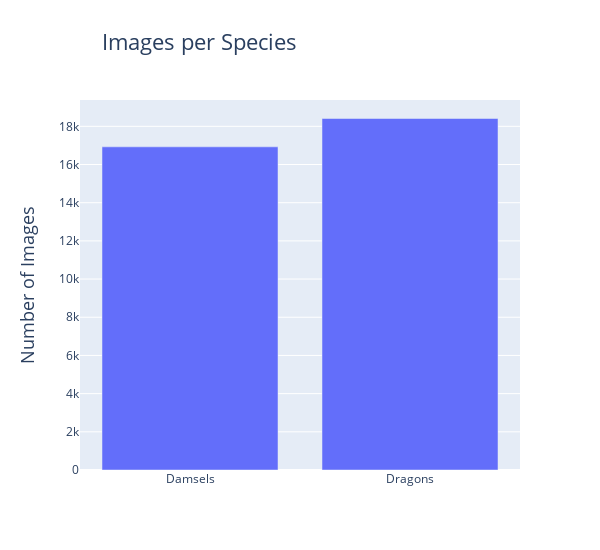

Notebook cell for this chart:
### Code cell
fig = go.Figure()

fig.add_trace(go.Bar(
    x=['Damsels', 'Dragons'],
    y=[damsels, dragons]
))

fig.update_layout(autosize=False,
                  width=600,
                  height=550,

                  yaxis=go.layout.YAxis(
                      title_text='Number of Images',
                      titlefont=dict(size=18),
                  ),

                  title=go.layout.Title(
                      text='Images per Species',
                      font=dict(size=22),
                      xref='paper'

                  ))

fig.update_yaxes(automargin=True)

fig.show()

### Figure 1 — Plotly figure (JSON) as saved in the notebook; plotly's stock layout.template omitted (floating-point values rounded to 4 significant figures)
{"data": [{"type": "bar", "x": ["Damsels", "Dragons"], "y": [16926, 18410]}], "layout": {"autosize": false, "height": 550, "title": {"font": {"size": 22}, "text": "Images per Species", "xref": "paper"}, "width": 600, "yaxis": {"automargin": true, "title": {"font": {"size": 18}, "text": "Number of Images"}}}}
